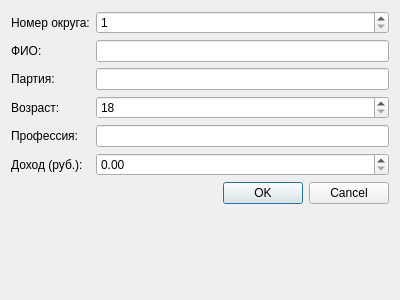
<?xml version="1.0" encoding="UTF-8"?>
<ui version="4.0">
 <class>CandidateDialog</class>
 <widget class="QDialog" name="CandidateDialog">
  <property name="geometry">
   <rect><x>0</x><y>0</y><width>400</width><height>300</height></rect>
  </property>
  <property name="windowTitle"><string>Кандидат</string></property>
  <layout class="QFormLayout">
   <item row="0" column="0"><widget class="QLabel"><property name="text"><string>Номер округа:</string></property></widget></item>
   <item row="0" column="1"><widget class="QSpinBox" name="spinDistrict"><property name="minimum"><number>1</number></property><property name="maximum"><number>9999</number></property></widget></item>
   <item row="1" column="0"><widget class="QLabel"><property name="text"><string>ФИО:</string></property></widget></item>
   <item row="1" column="1"><widget class="QLineEdit" name="editName"/></item>
   <item row="2" column="0"><widget class="QLabel"><property name="text"><string>Партия:</string></property></widget></item>
   <item row="2" column="1"><widget class="QLineEdit" name="editParty"/></item>
   <item row="3" column="0"><widget class="QLabel"><property name="text"><string>Возраст:</string></property></widget></item>
   <item row="3" column="1"><widget class="QSpinBox" name="spinAge"><property name="minimum"><number>18</number></property><property name="maximum"><number>120</number></property></widget></item>
   <item row="4" column="0"><widget class="QLabel"><property name="text"><string>Профессия:</string></property></widget></item>
   <item row="4" column="1"><widget class="QLineEdit" name="editProfession"/></item>
   <item row="5" column="0"><widget class="QLabel"><property name="text"><string>Доход (руб.):</string></property></widget></item>
   <item row="5" column="1"><widget class="QDoubleSpinBox" name="spinIncome"><property name="minimum"><number>0</number></property><property name="maximum"><number>99999999</number></property><property name="decimals"><number>2</number></property></widget></item>
   <item row="6" column="0" colspan="2">
    <widget class="QDialogButtonBox" name="buttonBox">
     <property name="orientation"><enum>Qt::Horizontal</enum></property>
     <property name="standardButtons"><set>QDialogButtonBox::Cancel|QDialogButtonBox::Ok</set></property>
    </widget>
   </item>
  </layout>
 </widget>
 <connections>
  <connection><sender>buttonBox</sender><signal>accepted()</signal><receiver>CandidateDialog</receiver><slot>accept()</slot></connection>
  <connection><sender>buttonBox</sender><signal>rejected()</signal><receiver>CandidateDialog</receiver><slot>reject()</slot></connection>
 </connections>
</ui>
